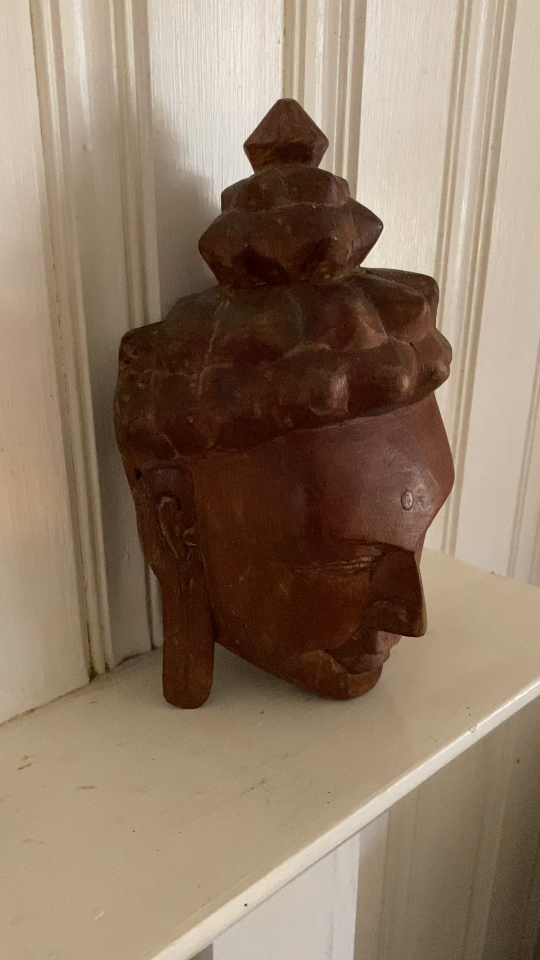
#> input picture Dataset/buddha_images/buddha_001.png, 1080 x 1920 px, found by its file name (shown at 1/2 size); its folder holds 4 pictures in this run
$ jupyter execute hw5.ipynb   (shell and % lines are left out)
#> lines starting #> are read from the running program, lines starting #| are printed output that depends on the picture
<h1><center>Northeastern University</center></h1>
<h1><center>EECE 7150 Autonomous Field Robotics</center></h1>
<h1><center>HW5 Submission</center></h1>
<h3><center>Yash Mewada</center></h3>
<h3><center>Date: 26th Oct, 2023</center></h3>

<h3>Structure from Motion</h3>
Steps for projecting 3D points from serires of 2D images:
<ol>
    <li>Read two consecutive images and perform keypoint detector and matcher through these images.</li>
    <li>Estimate the Fundamemtal matrix using these matched keypoints.</li>
    <li>Estimate the Essential matrix from the Fundamental matrix.</li>
    <li>Estimate the camera pose from the Essential matrix.</li>
    <li>Triangulate the 3D points from the camera pose and matched keypoints.</li>
    <li>Repeat the above steps for all the images in the sequence.</li>

[cell 1]
import numpy as np
import cv2
import os
import math
import open3d as o3d
from mpl_toolkits.mplot3d.art3d import Poly3DCollection
from matplotlib import pyplot as plt

"""
Author: Yash Mewada
Date: 10/26/2023
"""

[cell 2]
class colors:
    """
    Class to define colors for printing
    """
    GREEN = '\033[92m'
    BLUE = '\033[94m'
    YELLOW = '\033[93m'
    END = '\033[0m'

[cell 3]
class hw5:

    FM_8POINT = 0
    FM_RANSAC = 1
    FM_LMEDS = 2
    FM_7POINT = 3

    def __init__(self,dataset):
        """
        Constructor to initialize the dataset
        Args: Path to the dataset
        """
        self.dataset = dataset
        self.K = np.array([[1,0,0],[0,1,0],[0,0,1]])

    def readImages(self):
        """
        Function to read images from the dataset
        """
        images = []
        files = sorted(os.listdir(self.dataset))
        for i in range(len(files)):
            files[i] = self.dataset + files[i]
            img = cv2.imread(files[i])
#> img is the input picture: shape (1920, 1080, 3); mean B, G, R 101.4, 121.8, 143.2
            image = cv2.resize(img, (0,0), fx=0.5, fy=0.5)
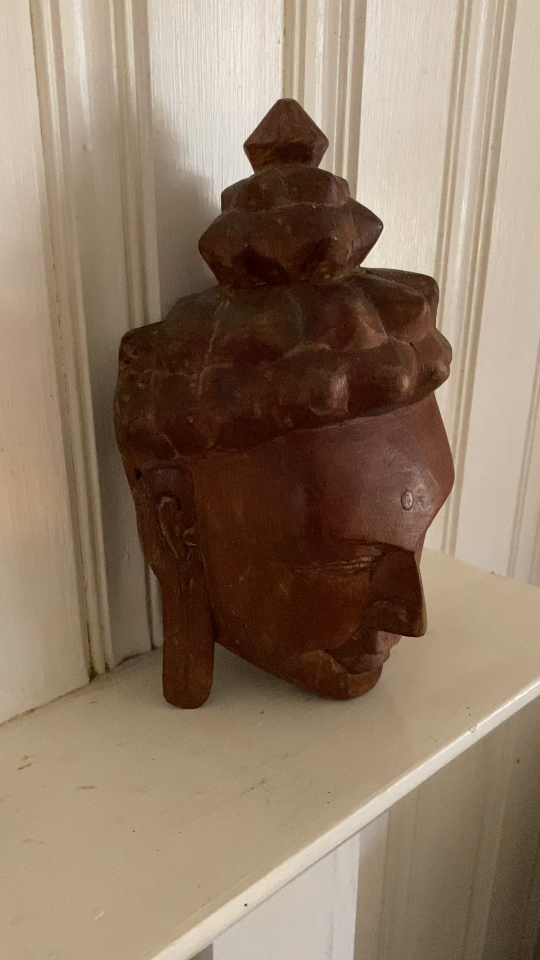
#> image: shape (960, 540, 3); mean B, G, R 101.5, 122, 143.4
            images.append(image)
#> pass 2 of the loop in readImages, `for i in range(len(files)):`:
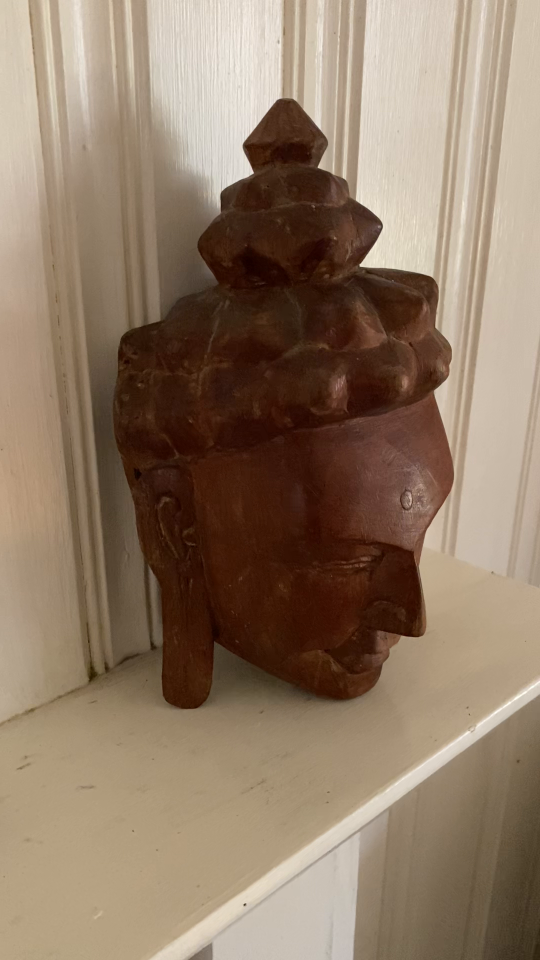
#> input picture Dataset/buddha_images/buddha_002.png, 1080 x 1920 px, found by its file name (shown at 1/2 size)
#> in readImages, img is the input picture: shape (1920, 1080, 3); mean B, G, R 101.5, 121.9, 143.4
#> in readImages, `image = cv2.resize(img, (0,0), fx=0.5, fy=0.5)`:
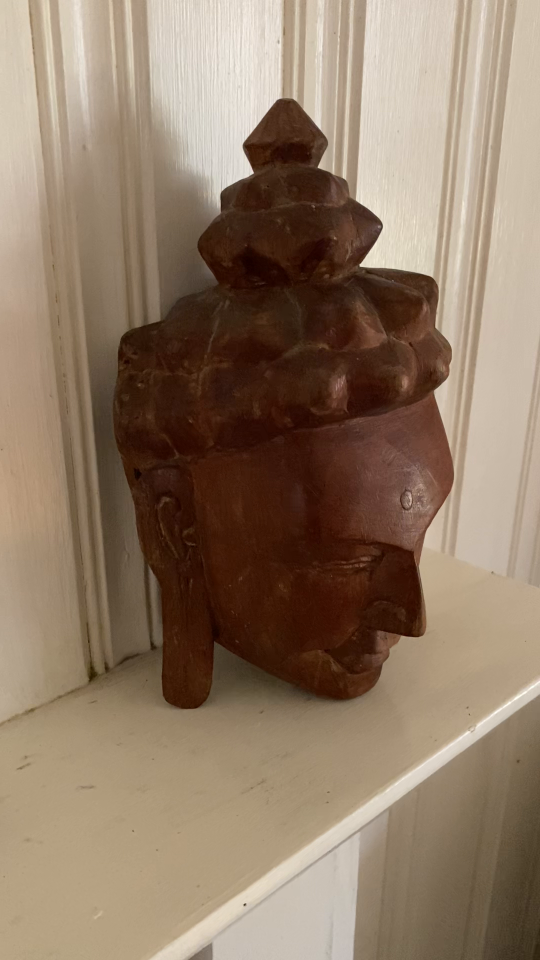
#> image: shape (960, 540, 3); mean B, G, R 101.6, 122, 143.5
#> pass 3 of the loop in readImages, `for i in range(len(files)):`:
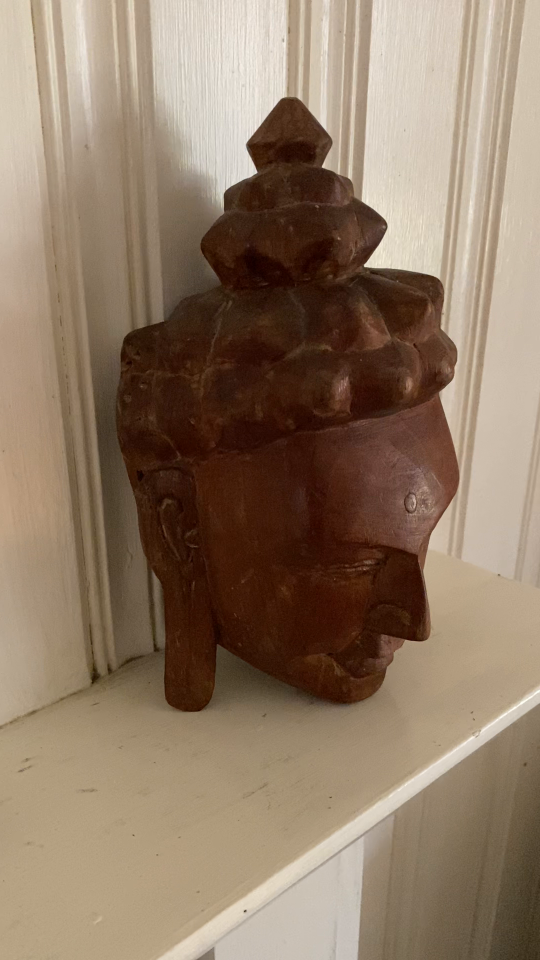
#> input picture Dataset/buddha_images/buddha_003.png, 1080 x 1920 px, found by its file name (shown at 1/2 size)
#> in readImages, img is the input picture: shape (1920, 1080, 3); mean B, G, R 101.1, 121.6, 143
#> in readImages, `image = cv2.resize(img, (0,0), fx=0.5, fy=0.5)`:
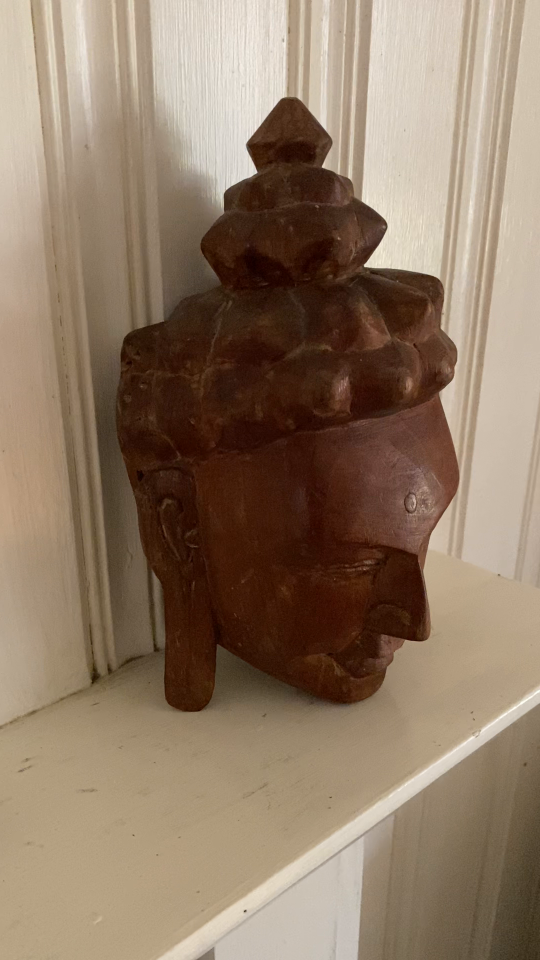
#> image: shape (960, 540, 3); mean B, G, R 101.2, 121.8, 143.2
#> the loop made 4 passes; the first 3 are shown
        width = images[0].shape[1]
#> width = 540
        height = images[0].shape[0]
#> height = 960
        self.K = np.array([[width,0,width/2],
                           [0,height,height/2],
                           [0,0,1]])
#> self.K = [[540, 0, 270], [0, 960, 480], [0, 0, 1]]
        return images

    def featureDetector(self,img1,img2,doORB=False):
        """
        Function to detect features in the images
        Args: img1, img2, doORB
        Returns: img3, goodkp1, goodkp2
        """
#> called with doORB = False
        img1 = cv2.cvtColor(img1,cv2.COLOR_BGR2GRAY)
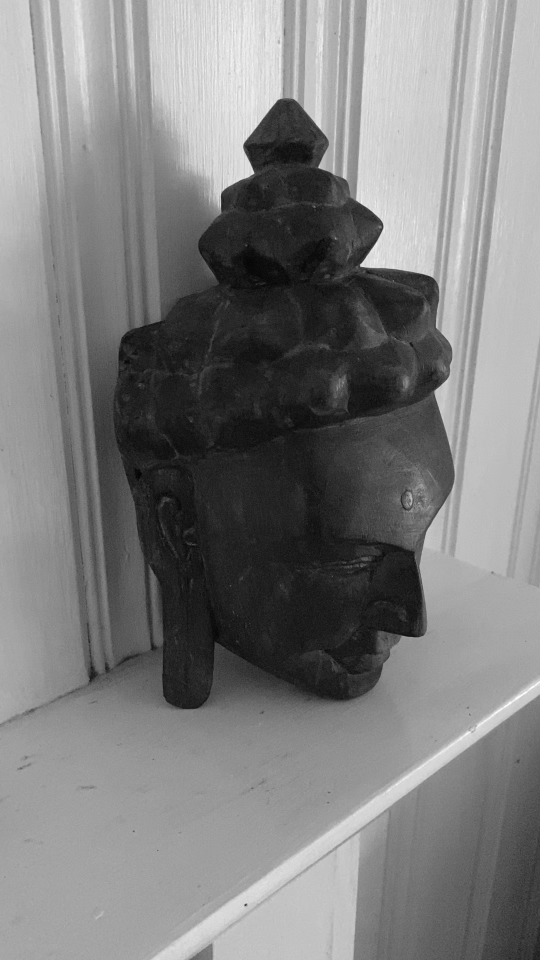
#> img1: shape (960, 540); min 4, max 254, mean 126
        img2 = cv2.cvtColor(img2,cv2.COLOR_BGR2GRAY)

        if doORB:
            featureDetector = cv2.ORB_create()
        else:
            featureDetector = cv2.SIFT_create()

        kp1,des1 = featureDetector.detectAndCompute(img1,None)
#> kp1 = 413 keypoints; strongest (x, y, size): (286, 142, 47.4), (373, 260, 12.8), (362, 265, 3.1), (244, 170, 13.6)
        kp2,des2 = featureDetector.detectAndCompute(img2,None)
#> kp2 = 287 keypoints; strongest (x, y, size): (285, 142, 47.3), (373, 260, 13), (361, 265, 2.9), (243, 170, 13.4)

        matches = sorted(cv2.BFMatcher(cv2.NORM_L1,crossCheck=True).match(des1,des2),key=lambda x:x.distance)
#> matches = 194 matches
        goodkp2 = [kp2[mat.trainIdx] for mat in matches]
#> goodkp2 = 194 keypoints; strongest (x, y, size): (285, 142, 47.3), (373, 260, 13), (361, 265, 2.9), (243, 170, 13.4)
        goodkp1 = [kp1[mat.queryIdx] for mat in matches]
#> goodkp1 = 194 keypoints; strongest (x, y, size): (286, 142, 47.4), (373, 260, 12.8), (362, 265, 3.1), (244, 170, 13.6)
        #print(goodkp1[0].pt)

        img3 = cv2.drawMatches(img1,kp1,img2,kp2,matches[:50],None,flags=cv2.DRAW_MATCHES_FLAGS_DRAW_RICH_KEYPOINTS)
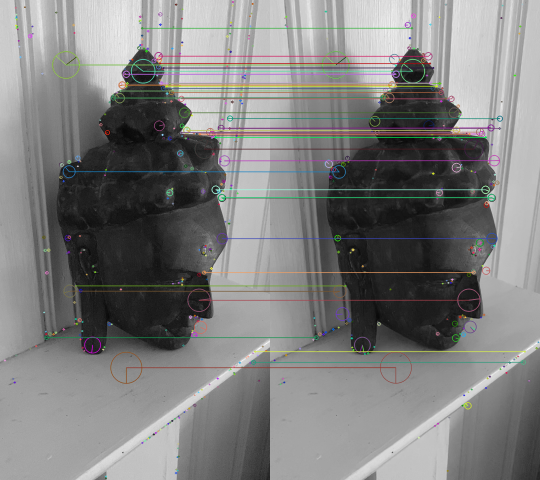
#> img3: shape (960, 1080, 3) (shown at 1/2 size); mean of channels 0, 1, 2 125.4, 126.1, 126.2; drawn as B, G, R

        goodkp1 = np.float32([kp.pt for kp in goodkp1])
#> goodkp1 = 194 pairs, first value 9.45 to 525, second value 7.33 to 912.6
        goodkp2 = np.float32([kp.pt for kp in goodkp2])
#> goodkp2 = 194 pairs, first value 8.79 to 517.9, second value 8.04 to 941.2
        return img3,goodkp1,goodkp2

    def normalizePoints(self,pts):
        """
        Normalize the points
        Args: pts
        Returns: new_ptst,T
        """
        new_ptst = np.empty_like(pts)
        center = (0,0)

        # Compute centers and average distances for each set of points
        for i in range(len(pts)):
            center += pts[i]
        center /= len(pts)

        distance = 0.0
        for i in range(len(pts)):
            new_ptst[i] = pts[i] - center
            distance += np.linalg.norm(new_ptst[i])
        distance /= len(pts)
        # print("distance: ",distance)
        scale = np.sqrt(2)/distance
        for i in range(len(pts)):
            new_ptst[i] *= scale

        T = np.array([[scale,0,-center[0]*scale],
                      [0,scale,-center[1]*scale],
                      [0,0,1]])

        return new_ptst,T

    def RANSAC(self,pts1,pts2,reProjThreshold=3,maxIters=10000):
        """
        Ransac Implementation
        """
        if len(pts1) < 15 or len(pts2) < 15:
            print("Not enough points")
            return None
        else:
            num_iterations = math.inf
            iterations_done = 0
            num_sample = 5

            max_inlier_count = 0
            best_model = None
            bestError = math.inf

            prob_outlier = 0.5
            desired_prob = 0.95

            total_data = np.column_stack((pts1, pts2))  ## [ A | Y]
            data_size = len(total_data)

        # [40 lines of commented-out code are left out]


    def findFundametalMat(self,pts1,pts2,method=FM_8POINT):
        """
        Compute the fundamental matrix
        Args: pts1, pts2, method
        Returns: F
        """
        npts1,T1 = self.normalizePoints(pts1)
        npts2,T2 = self.normalizePoints(pts2)
        if method == self.FM_8POINT:
            # Estimate fundamental matrix using 8-point algorithm manually
            A = []
            for i in range(len(npts1)):
                x1 = npts1[i][0]
                y1 = npts1[i][1]
                x2 = npts2[i][0]
                y2 = npts2[i][1]
                A.append([x1*x2,x2*y1,x2,y2*x1,y2*y1,y2,x1,y1,1])
                # A.append([x1*x2,x1*y2,x1,y1*x2,y1*y2,y1,x2,y1,1])

            U,S,V = np.linalg.svd(A)
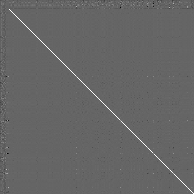
#> U: shape (194, 194) float64; min -0.663, max 0.99, mean -0.000545; drawn with min black and max white
            F = V[-1].reshape(3,3)
            U,S,V = np.linalg.svd(F)
            minS = np.argmin(S)
            S[minS] = 0
            F = np.dot(U,np.dot(np.diag(S),V))
            F = np.dot(T2.T,np.dot(F,T1))
            F = F/F[2,2]
            return F

        elif method == self.FM_RANSAC:
            print("RANSAC TBD")

    def estimateEssentialMatrix(self,F):
        """
        Compute Essential Matrix from Fundamental Matrix
        """
        # [6 lines of commented-out code are left out]
        E = np.matmul(self.K.T,np.matmul(F,self.K))
        # [4 lines of commented-out code are left out]
        return E
    def recoverPose(self,E,pts1,pts2):
        """
        Get the rotation and translation matrix from Essential Matrix
        Note: this implementation does not perform cheirality check i.e it does not check if the points are in front of the camera or not
        """

    def write_ascii_Ply(self,points,filename):
        """
        Write an ASCII output PLY file with the 3D x, y, z coordinates of the points separated by commas.
        """
        # print(points)
        pcd = o3d.geometry.PointCloud()
        pcd.points = o3d.utility.Vector3dVector(points)
        o3d.io.write_point_cloud(filename, pcd,write_ascii=True)

    def visualisePly(self,filename):
        pcd = o3d.io.read_point_cloud(filename)
        o3d.visualization.draw_geometries([pcd])

    def plot_camera(self,R,t,ax,scale=.5,depth=.5,faceColor='grey'):

        C = -t #camera center (in world coordinate system)

        #Generating camera coordinate axes
        axes = np.zeros((3,6))
        axes[0,1], axes[1,3],axes[2,5] = 1,1,1

        #Transforming to world coordinate system
        axes = R.T.dot(axes)+C[:,np.newaxis]

        #Plotting axes
        ax.plot3D(xs=axes[0,:2],ys=axes[1,:2],zs=axes[2,:2],c='r')
        ax.plot3D(xs=axes[0,2:4],ys=axes[1,2:4],zs=axes[2,2:4],c='g')
        ax.plot3D(xs=axes[0,4:],ys=axes[1,4:],zs=axes[2,4:],c='b')

        #generating 5 corners of camera polygon
        pt1 = np.array([[0,0,0]]).T #camera centre
        pt2 = np.array([[scale,-scale,depth]]).T #upper right
        pt3 = np.array([[scale,scale,depth]]).T #lower right
        pt4 = np.array([[-scale,-scale,depth]]).T #upper left
        pt5 = np.array([[-scale,scale,depth]]).T #lower left
        pts = np.concatenate((pt1,pt2,pt3,pt4,pt5),axis=-1)

        #Transforming to world-coordinate system
        pts = R.T.dot(pts)+C[:,np.newaxis]
        ax.scatter3D(xs=pts[0,:],ys=pts[1,:],zs=pts[2,:],c='k')

        #Generating a list of vertices to be connected in polygon
        verts = [[pts[:,0],pts[:,1],pts[:,2]], [pts[:,0],pts[:,2],pts[:,-1]],
                [pts[:,0],pts[:,-1],pts[:,-2]],[pts[:,0],pts[:,-2],pts[:,1]]]

        #Generating a polygon now..
        ax.add_collection3d(Poly3DCollection(verts, facecolors=faceColor,
                                             linewidths=1, edgecolors='k', alpha=.25))

Here the algorithm used for estimating Fundamental Matrix is : **Normalized 8-point algorithm**. The reason for that is orders of magnitude difference between coloumn of data matrix; hence the Least Square yields to poor and time consuming results.

[cell 4]
if __name__ == "__main__":
    dataset = "/home/mewada/Documents/eece7150/HW5/Dataset/buddha_images/"
    hw5 = hw5(dataset)
    images = hw5.readImages()
    E_list = []
    pts3d_list = []
    # [20 lines of commented-out code are left out]
    macthes,kp1,kp2 = hw5.featureDetector(images[0],images[1],doORB=False)

    F_cv2,_ = cv2.findFundamentalMat(kp1,kp2,cv2.FM_8POINT)

    F = hw5.findFundametalMat(kp1,kp2)

    # [5 lines of commented-out code are left out]

    E = hw5.estimateEssentialMatrix(F)
    print("E",E)
    E = cv2.findEssentialMat(kp1,kp2,hw5.K,cv2.RANSAC,0.999,1.0)[0]
    retval,R,t,mask = cv2.recoverPose(E,kp1,kp2,hw5.K)
    print("R",R)
    print("t",t)
    pts_3d_homogeneous = cv2.triangulatePoints(np.eye(3,4),np.hstack((R,t)),kp1.T,kp2.T)
    pts_3d = cv2.convertPointsFromHomogeneous(pts_3d_homogeneous.T)
    pts_3d = pts_3d.squeeze()[:, :3]
    pts_3d = pts_3d.T
    pts_3d = np.reshape(pts_3d,(-1,3))
    print(pts_3d.shape)
#| (194, 3)
    fig = plt.figure(figsize=(9,6))
    ax = fig.add_subplot(111, projection='3d')
    ax.set_xlabel('X')
    ax.set_ylabel('Y')
    ax.set_zlabel('Z')
    # hw5.plot_camera(np.eye(3,3),np.zeros((3,)),ax)
    hw5.plot_camera(R,t[:,0],ax,faceColor='r')
    plt.show()
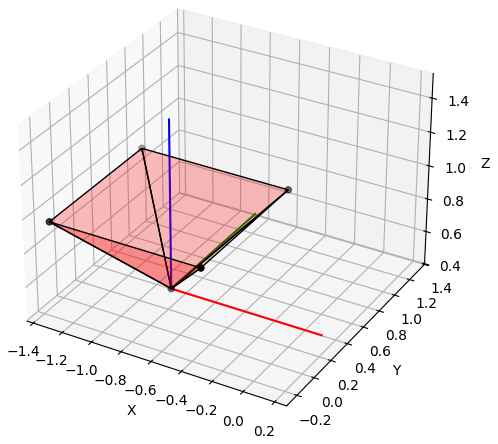
#> figure drawn by matplotlib, 1 panel
